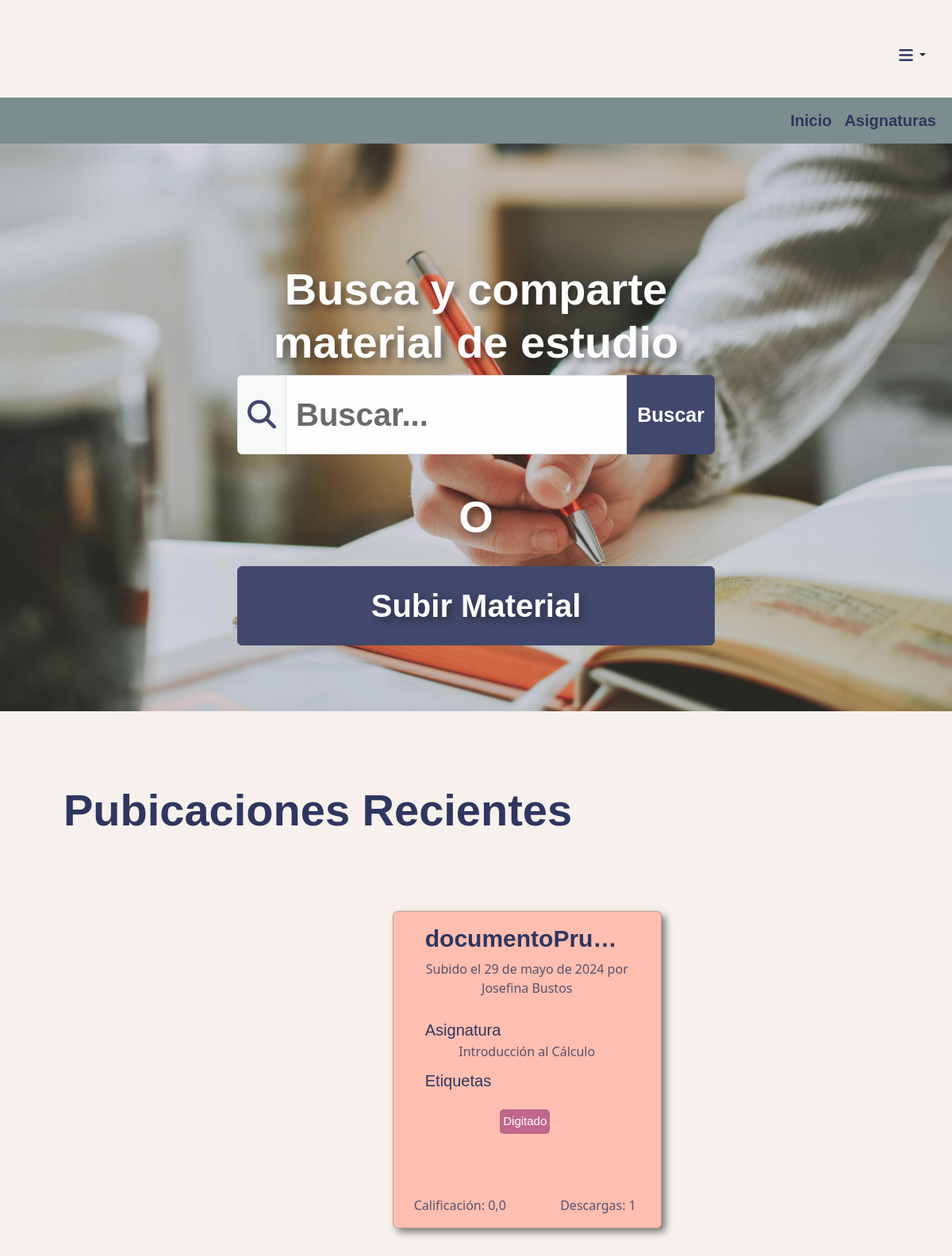
Before: / (signed in) with the older database file.
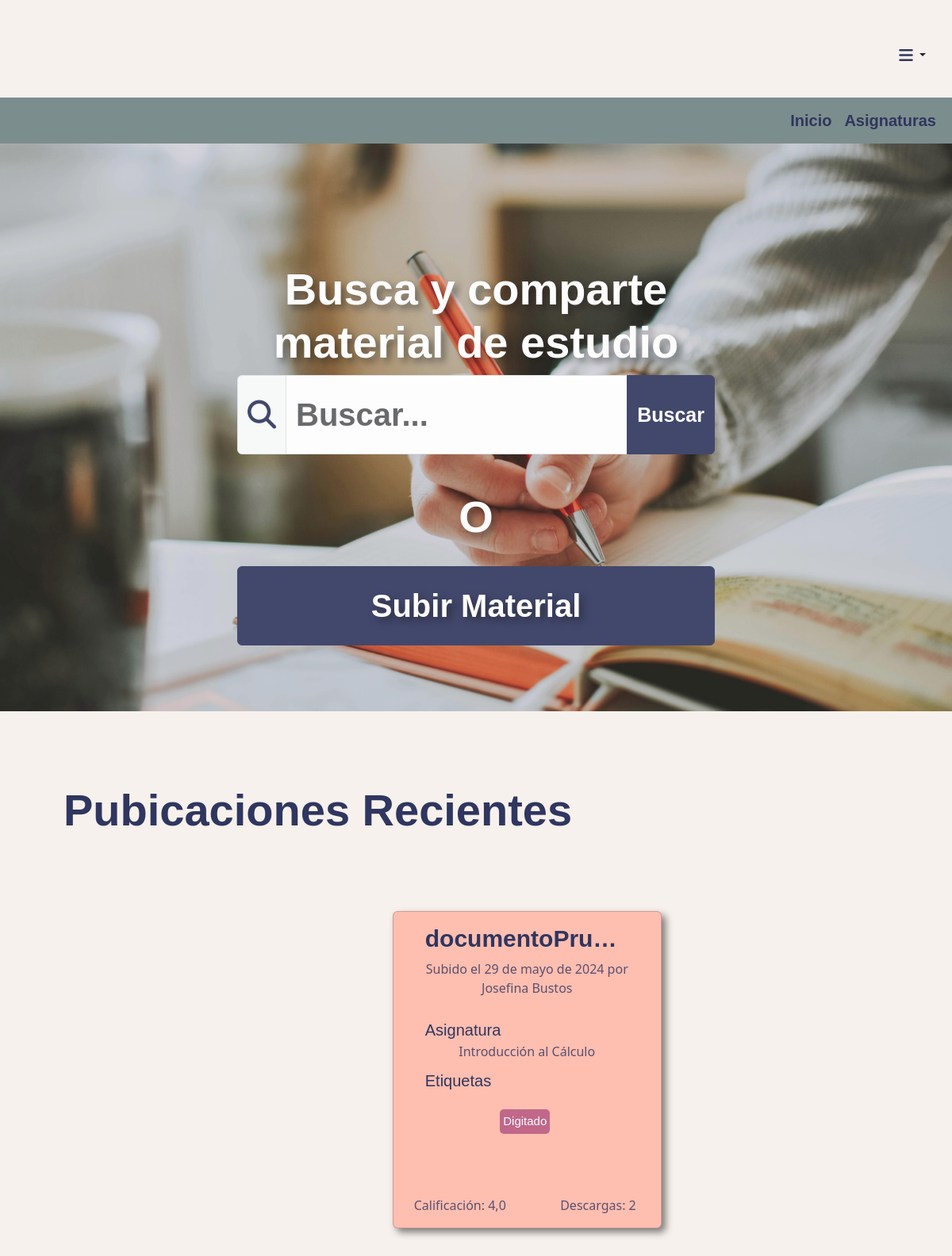
After: the same page with the newer database file.
### catalog/models.py (models this page shows, shortened)
class Documentos(models.Model):
    id_documento = models.AutoField(primary_key=True)
    titulo = models.CharField(max_length=50)
    id_usuario = models.ForeignKey(
        Account, on_delete=models.SET_NULL, null=True)
    fecha_subida = models.DateField()
    id_tipo_material = models.ForeignKey(
        TiposMaterial, on_delete=models.SET_NULL, null=True)
    id_asignaturas = models.ForeignKey(
        Asignaturas, on_delete=models.SET_NULL, null=True)
    profesor = models.ForeignKey(
        Profesores, on_delete=models.SET_NULL, null=True)
    archivo = models.FileField(upload_to=change_file_name)
    calificacion = models.FloatField()
    num_calificaciones = models.IntegerField(default=0)
    cantidad_descargas = models.IntegerField()
    etiquetas = models.ManyToManyField(Etiquetas)
    calificaciones_usuarios = JSONField(default=dict)
    class Meta:
        verbose_name = 'Documento'
        verbose_name_plural = 'Documentos'

class Account(AbstractBaseUser):
    id_usuario = models.AutoField(primary_key=True)
    nombre = models.CharField(max_length=20)
    apellido = models.CharField(max_length=20)
    correo = models.EmailField(unique=True)
    fecha_nacimiento = models.DateField()
    fecha_ingreso = models.DateField()
    is_admin = models.BooleanField(default=False)
    is_active = models.BooleanField(default=True)
    is_staff = models.BooleanField(default=False)
    is_superuser = models.BooleanField(default=False)
    objects = UserManager()
    USERNAME_FIELD = 'correo'
    REQUIRED_FIELDS = ['nombre', 'apellido',
                       'fecha_nacimiento', 'fecha_ingreso']
    class Meta:
        verbose_name = 'Usuario'
        verbose_name_plural = 'Usuarios'
    def __str__(self):
        return self.nombre + ' ' + self.apellido

class Asignaturas(models.Model):
    id_asignatura = models.AutoField(primary_key=True)
    nombre = models.CharField(max_length=100)
    codigo_curso = models.CharField(max_length=7)
    class Meta:
        verbose_name = 'Asignatura'
        verbose_name_plural = 'Asignaturas'
    def __str__(self):
        return self.nombre

### catalog/views.py (the view)
# urls.py: 2. Add a URL to urlpatterns:  path('', views.home, name='home')
def home(request):
    documentos = Documentos.objects.all()
    documentos = documentos[::-1][:3]
    return render(request, 'home.html', {'documentos': documentos})

### templates/home.html (shortened to what this page needs)
{%extends "navbar.html"%} {% load static %}{%block title%} Inicio {%endblock%}
{% block content %}
<section>
  <div class="jumbotron-home">
    <h1
      class="barlow-extrabold text-center"
      style="
        color: #ffffff;
        text-shadow: 5px 5px 10px rgba(0, 0, 0, 0.5);
        font-size: 56px;
        width: 605px;
        margin-left: auto;
        margin-right: auto;
        padding-top: 150px;
      "
    >
      Busca y comparte material de estudio
    </h1>
    <div class="d-flex justify-content-center">
      <form
        class="d-flex flex-column align-items-center"
        role="search"
        style="width: 602px; height: 145px"
        method="GET"
        action="{% url 'busqueda' %}"
      >
        <div class="input-group mb-3">
          <span
            class="input-group-text"
            style="height: 100px; color: rgba(47, 54, 95, 1)"
          >
            <i
              class="fas fa-search"
              style="font-size: 36px; line-height: 100px"
            ></i>
          </span>
          <input
            class="form-control barlow-bold"
            type="search"
            name="search"
            placeholder="Buscar..."
            aria-label="Buscar"
            style="height: 100px; font-size: 40px"
          />
          <button class="btn custom-btn barlow-semibold" type="submit">
            Buscar
          </button>
        </div>
      </form>
    </div>
    <h1
      class="barlow-extrabold text-center"
      style="
        color: #ffffff;
        text-shadow: 5px 5px 10px rgba(0, 0, 0, 0.5);
        font-size: 56px;
        width: 605px;
        margin-left: auto;
        margin-right: auto;
      "
    >
      O
    </h1>
    <div class="d-flex justify-content-center">
      {% if user.is_authenticated %}
      <a
        href="{% url 'upload' %}"
        class="btn custom-btn barlow-bold col-10"
        style="
          font-size: 40px;
          margin-top: 20px;
          width: 602px;
          height: 100px;
          display: flex;
          align-items: center;
          justify-content: center;
          text-shadow: 5px 5px 10px rgba(0, 0, 0, 0.5);
        "
      >
        Subir Material
      </a>
      {% endif %}
    </div>
  </div>
  <div style="margin-top: 91px; margin-left: 80px">
    <h2 class="barlow-extrabold" style="font-size: 56px">
      Pubicaciones Recientes
    </h2>
  </div>
  <div class="container-fluid justify-content-center">
    <div class="row justify-content-center" style="padding: 79px">
      {% if user.is_authenticated %} {%for documento in documentos%}
      <div class="col-3" style="float: none; margin: 0 auto">
        <a href="{% url 'Post' documento.id_documento %}" class="btn">
          <div class="card">
            <div class="card-body">
              <h5 class="card-title barlow-semibold">{{documento.titulo}}</h5>
              <p class="card-text">
                Subido el {{documento.fecha_subida}} por
                {{documento.id_usuario}}
              </p>
              <div>
                <div class="barlow-medium card-minititles">Asignatura</div>
                <div class="card-text">{{documento.id_asignaturas}}</div>
              </div>
              <div>
                <p class="barlow-medium card-minititles">Etiquetas</p>
                <div class="card-tags">
                  {% for etiqueta in documento.etiquetas.all|slice:":4" %}
                  <span class="tag-bg">{{ etiqueta.nombre }}</span>
                  {% endfor %}
                </div>
              </div>
              <div class="card-text card-text-final">
                <div>Calificación: {{ documento.calificacion }}</div>
                <div>Descargas: {{documento.cantidad_descargas }}</div>
              </div>
            </div>
          </div>
        </a>
      </div>
      {%endfor%}{% endif %}
    </div>
  </div>
</section>
{% endblock %}

Changed rows visible on the page:
changed Documentos "documentoPru…": calificacion "0,0" → "4,0"; cantidad_descargas "1" → "2"
